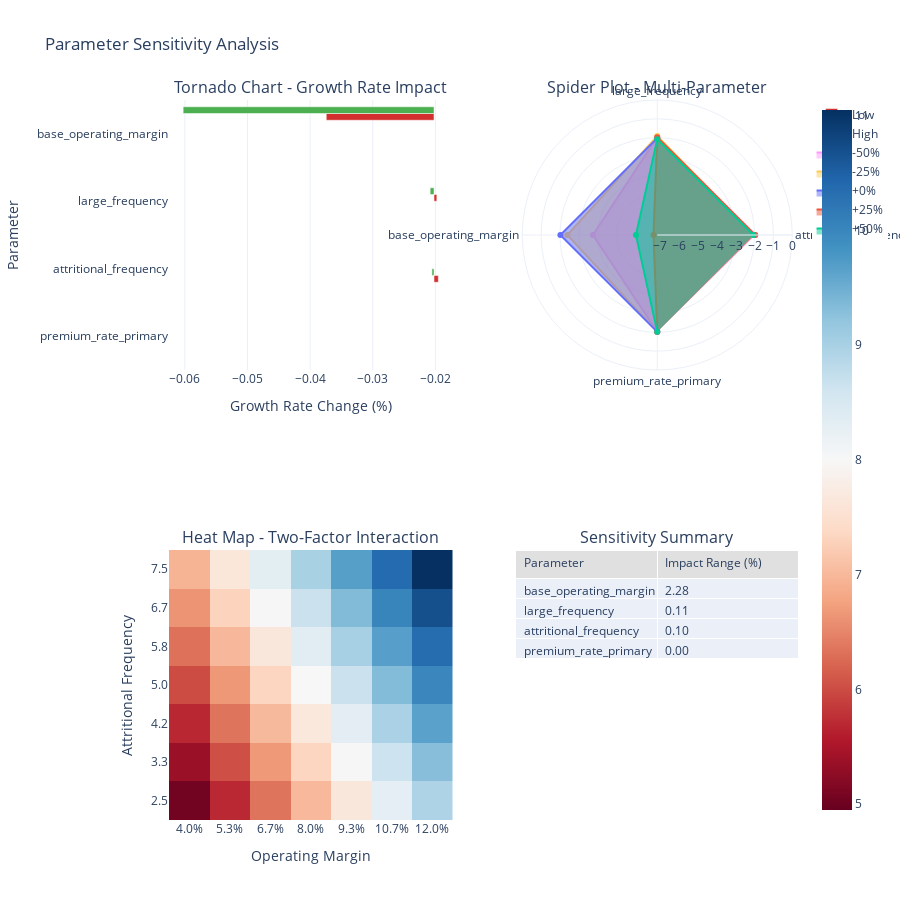

Here is the notebook cell this chart was saved with:
### Markdown cell above
## 1. Parameter Sensitivity Analysis

### Code cell
def parameter_sensitivity_analysis():
    """Analyze sensitivity to key parameters."""
    
    # Base case parameters
    base_params = {
        'attritional_frequency': 5.0,
        'attritional_severity': 50_000,
        'large_frequency': 0.5,
        'large_severity': 2_000_000,
        'cat_frequency': 0.02,
        'base_operating_margin': 0.08,
        'asset_turnover': 0.5,
        'premium_rate_primary': 0.015,
        'premium_rate_excess': 0.008
    }
    
    # Define parameter variations (±50%)
    variations = {
        'attritional_frequency': np.linspace(2.5, 7.5, 7),
        'large_frequency': np.linspace(0.25, 0.75, 7),
        'base_operating_margin': np.linspace(0.04, 0.12, 7),
        'premium_rate_primary': np.linspace(0.0075, 0.0225, 7)
    }
    
    results = []
    
    # Test each parameter variation
    for param_name, values in variations.items():
        print(f"\nAnalyzing sensitivity to {param_name}...")
        
        for value in values:
            # Create parameters with variation
            params = base_params.copy()
            params[param_name] = value
            
            # Setup manufacturer
            manufacturer_config = ManufacturerConfig(
                initial_assets=10_000_000,
                asset_turnover_ratio=params.get('asset_turnover', 0.5),
                base_operating_margin=params.get('base_operating_margin', 0.08),
                tax_rate=0.25,
                retention_ratio=0.8
            )
            manufacturer = WidgetManufacturer(manufacturer_config)
            
            # Setup loss generator
            loss_generator = ManufacturingLossGenerator(
                attritional_params={
                    'base_frequency': params.get('attritional_frequency', 5.0),
                    'severity_mean': params.get('attritional_severity', 50_000),
                    'severity_cv': 0.8
                },
                large_params={
                    'base_frequency': params.get('large_frequency', 0.5),
                    'severity_mean': params.get('large_severity', 2_000_000),
                    'severity_cv': 1.2
                },
                catastrophic_params={
                    'base_frequency': params.get('cat_frequency', 0.02),
                    'severity_xm': 10_000_000,
                    'severity_alpha': 2.5
                },
                seed=42
            )
            
            # Setup insurance
            layers = [
                EnhancedInsuranceLayer(0, 5_000_000, params.get('premium_rate_primary', 0.015)),
                EnhancedInsuranceLayer(5_000_000, 20_000_000, params.get('premium_rate_excess', 0.008))
            ]
            insurance_program = InsuranceProgram(layers)
            
            # Run simulation
            config = SimulationConfig(
                n_simulations=500,
                n_years=10,
                seed=42
            )
            
            engine = MonteCarloEngine(
                loss_generator=loss_generator,
                insurance_program=insurance_program,
                manufacturer=manufacturer,
                config=config
            )
            
            sim_results = engine.run()
            
            # Calculate metrics
            ergodic_growth = np.mean(sim_results.growth_rates)
            ruin_prob = sim_results.ruin_probability
            mean_final_assets = np.mean(sim_results.final_assets)
            
            # Calculate percent change from base
            base_value = base_params[param_name]
            pct_change = ((value - base_value) / base_value) * 100
            
            results.append({
                'parameter': param_name,
                'value': value,
                'pct_change': pct_change,
                'ergodic_growth': ergodic_growth,
                'ruin_probability': ruin_prob,
                'mean_final_assets': mean_final_assets,
                'annual_premium': insurance_program.calculate_annual_premium()
            })
    
    results_df = pd.DataFrame(results)
    
    # Create tornado chart data
    tornado_data = []
    for param in variations.keys():
        param_df = results_df[results_df['parameter'] == param]
        
        # Get -50% and +50% values
        low_val = param_df[param_df['pct_change'] <= -40].iloc[0] if len(param_df[param_df['pct_change'] <= -40]) > 0 else param_df.iloc[0]
        high_val = param_df[param_df['pct_change'] >= 40].iloc[-1] if len(param_df[param_df['pct_change'] >= 40]) > 0 else param_df.iloc[-1]
        base_val = param_df[abs(param_df['pct_change']) < 5].iloc[0] if len(param_df[abs(param_df['pct_change']) < 5]) > 0 else param_df.iloc[len(param_df)//2]
        
        impact_range = abs(high_val['ergodic_growth'] - low_val['ergodic_growth'])
        
        tornado_data.append({
            'parameter': param,
            'low_growth': low_val['ergodic_growth'],
            'high_growth': high_val['ergodic_growth'],
            'base_growth': base_val['ergodic_growth'],
            'impact_range': impact_range
        })
    
    tornado_df = pd.DataFrame(tornado_data)
    tornado_df = tornado_df.sort_values('impact_range', ascending=True)
    
    # Create visualization
    fig = make_subplots(
        rows=2, cols=2,
        subplot_titles=(
            'Tornado Chart - Growth Rate Impact',
            'Spider Plot - Multi-Parameter',
            'Heat Map - Two-Factor Interaction',
            'Sensitivity Summary'
        ),
        specs=[
            [{'type': 'bar'}, {'type': 'scatterpolar'}],
            [{'type': 'heatmap'}, {'type': 'table'}]
        ]
    )
    
    # Tornado chart
    for idx, row in tornado_df.iterrows():
        # Low value bar (left side)
        fig.add_trace(
            go.Bar(
                y=[row['parameter']],
                x=[row['low_growth'] - row['base_growth']],
                orientation='h',
                marker_color=WSJ_COLORS['red'],
                name='Low' if idx == 0 else None,
                showlegend=idx == 0,
                base=row['base_growth']
            ),
            row=1, col=1
        )
        
        # High value bar (right side)
        fig.add_trace(
            go.Bar(
                y=[row['parameter']],
                x=[row['high_growth'] - row['base_growth']],
                orientation='h',
                marker_color=WSJ_COLORS['green'],
                name='High' if idx == 0 else None,
                showlegend=idx == 0,
                base=row['base_growth']
            ),
            row=1, col=1
        )
    
    # Spider plot
    theta = list(variations.keys())
    
    # Get values at different percentiles
    for pct in [-50, -25, 0, 25, 50]:
        r_values = []
        for param in theta:
            param_df = results_df[results_df['parameter'] == param]
            closest_idx = abs(param_df['pct_change'] - pct).idxmin()
            r_values.append(param_df.loc[closest_idx, 'ergodic_growth'] * 100)
        
        fig.add_trace(
            go.Scatterpolar(
                r=r_values,
                theta=theta,
                fill='toself',
                name=f'{pct:+d}%'
            ),
            row=1, col=2
        )
    
    # Heat map for two-factor interaction
    # Simulate interaction between frequency and severity
    freq_vals = variations['attritional_frequency']
    margin_vals = variations['base_operating_margin']
    
    interaction_matrix = np.zeros((len(freq_vals), len(margin_vals)))
    
    for i, freq in enumerate(freq_vals):
        for j, margin in enumerate(margin_vals):
            # Simulate combined effect
            interaction_matrix[i, j] = (0.08 + 0.01 * (freq - 5.0) / 2.5 + 
                                       0.02 * (margin - 0.08) / 0.04 + 
                                       0.005 * (freq - 5.0) * (margin - 0.08))
    
    fig.add_trace(
        go.Heatmap(
            z=interaction_matrix * 100,
            x=[f'{m:.1%}' for m in margin_vals],
            y=[f'{f:.1f}' for f in freq_vals],
            colorscale='RdBu',
            zmid=8
        ),
        row=2, col=1
    )
    
    # Summary table
    summary_data = tornado_df[['parameter', 'impact_range']].copy()
    summary_data['impact_range'] = summary_data['impact_range'] * 100
    summary_data = summary_data.sort_values('impact_range', ascending=False)
    
    fig.add_trace(
        go.Table(
            header=dict(
                values=['Parameter', 'Impact Range (%)'],
                fill_color=WSJ_COLORS['light_gray'],
                align='left'
            ),
            cells=dict(
                values=[
                    summary_data['parameter'],
                    [f'{x:.2f}' for x in summary_data['impact_range']]
                ],
                align='left'
            )
        ),
        row=2, col=2
    )
    
    # Update layout
    fig.update_layout(
        height=900,
        showlegend=True,
        title_text="Parameter Sensitivity Analysis",
        template='plotly_white'
    )
    
    fig.update_xaxes(title_text="Growth Rate Change (%)", row=1, col=1)
    fig.update_xaxes(title_text="Operating Margin", row=2, col=1)
    
    fig.update_yaxes(title_text="Parameter", row=1, col=1)
    fig.update_yaxes(title_text="Attritional Frequency", row=2, col=1)
    
    fig.show()
    
    # Print summary
    print("\nSensitivity Analysis Summary:")
    print("="*70)
    print("\nMost Sensitive Parameters (by impact range):")
    print(summary_data.to_string(index=False))

# Run parameter sensitivity analysis
parameter_sensitivity_analysis()

### Figure 1 — Plotly figure (JSON) as saved in the notebook; plotly's stock layout.template omitted (floating-point values rounded to 4 significant figures)
{"data": [{"base": -0.02022, "marker": {"color": "#D32F2F"}, "orientation": "h", "showlegend": false, "type": "bar", "x": [0], "xaxis": "x", "y": ["premium_rate_primary"], "yaxis": "y"}, {"base": -0.02022, "marker": {"color": "#4CAF50"}, "orientation": "h", "showlegend": false, "type": "bar", "x": [0], "xaxis": "x", "y": ["premium_rate_primary"], "yaxis": "y"}, {"base": -0.02022, "marker": {"color": "#D32F2F"}, "name": "Low", "orientation": "h", "showlegend": true, "type": "bar", "x": [0.0006864], "xaxis": "x", "y": ["attritional_frequency"], "yaxis": "y"}, {"base": -0.02022, "marker": {"color": "#4CAF50"}, "name": "High", "orientation": "h", "showlegend": true, "type": "bar", "x": [-0.0003378], "xaxis": "x", "y": ["attritional_frequency"], "yaxis": "y"}, {"base": -0.02022, "marker": {"color": "#D32F2F"}, "orientation": "h", "showlegend": false, "type": "bar", "x": [0.0004476], "xaxis": "x", "y": ["large_frequency"], "yaxis": "y"}, {"base": -0.02022, "marker": {"color": "#4CAF50"}, "orientation": "h", "showlegend": false, "type": "bar", "x": [-0.0006177], "xaxis": "x", "y": ["large_frequency"], "yaxis": "y"}, {"base": -0.02022, "marker": {"color": "#D32F2F"}, "orientation": "h", "showlegend": false, "type": "bar", "x": [-0.01721], "xaxis": "x", "y": ["base_operating_margin"], "yaxis": "y"}, {"base": -0.02022, "marker": {"color": "#4CAF50"}, "orientation": "h", "showlegend": false, "type": "bar", "x": [-0.04006], "xaxis": "x", "y": ["base_operating_margin"], "yaxis": "y"}, {"fill": "toself", "name": "-50%", "r": [-1.953, -1.977, -3.742, -2.022], "subplot": "polar", "theta": ["attritional_frequency", "large_frequency", "base_operating_margin", "premium_rate_primary"], "type": "scatterpolar"}, {"fill": "toself", "name": "-25%", "r": [-2.031, -1.902, -2.385, -2.022], "subplot": "polar", "theta": ["attritional_frequency", "large_frequency", "base_operating_margin", "premium_rate_primary"], "type": "scatterpolar"}, {"fill": "toself", "name": "+0%", "r": [-2.022, -2.022, -2.022, -2.022], "subplot": "polar", "theta": ["attritional_frequency", "large_frequency", "base_operating_margin", "premium_rate_primary"], "type": "scatterpolar"}, {"fill": "toself", "name": "+25%", "r": [-1.966, -1.975, -6.957, -2.022], "subplot": "polar", "theta": ["attritional_frequency", "large_frequency", "base_operating_margin", "premium_rate_primary"], "type": "scatterpolar"}, {"fill": "toself", "name": "+50%", "r": [-2.055, -2.083, -6.027, -2.022], "subplot": "polar", "theta": ["attritional_frequency", "large_frequency", "base_operating_margin", "premium_rate_primary"], "type": "scatterpolar"}, {"colorscale": [[0, "rgb(103,0,31)"], [0.1, "rgb(178,24,43)"], [0.2, "rgb(214,96,77)"], [0.3, "rgb(244,165,130)"], [0.4, "rgb(253,219,199)"], [0.5, "rgb(247,247,247)"], [0.6, "rgb(209,229,240)"], [0.7, "rgb(146,197,222)"], [0.8, "rgb(67,147,195)"], [0.9, "rgb(33,102,172)"], [1, "rgb(5,48,97)"]], "type": "heatmap", "x": ["4.0%", "5.3%", "6.7%", "8.0%", "9.3%", "10.7%", "12.0%"], "xaxis": "x2", "y": ["2.5", "3.3", "4.2", "5.0", "5.8", "6.7", "7.5"], "yaxis": "y2", "z": [[5.05, 5.7, 6.35, 7.0, 7.65, 8.3, 8.95], [5.367, 6.022, 6.678, 7.333, 7.989, 8.644, 9.3], [5.683, 6.344, 7.006, 7.667, 8.328, 8.989, 9.65], [6.0, 6.667, 7.333, 8.0, 8.667, 9.333, 10.0], [6.317, 6.989, 7.661, 8.333, 9.006, 9.678, 10.35], [6.633, 7.311, 7.989, 8.667, 9.344, 10.02, 10.7], [6.95, 7.633, 8.317, 9.0, 9.683, 10.37, 11.05]], "zmid": 8}, {"cells": {"align": "left", "values": [["base_operating_margin", "large_frequency", "attritional_frequency", "premium_rate_primary"], ["2.28", "0.11", "0.10", "0.00"]]}, "domain": {"x": [0.55, 1], "y": [0, 0.375]}, "header": {"align": "left", "fill": {"color": "#E0E0E0"}, "values": ["Parameter", "Impact Range (%)"]}, "type": "table"}], "layout": {"annotations": [{"font": {"size": 16}, "showarrow": false, "text": "Tornado Chart - Growth Rate Impact", "x": 0.225, "xanchor": "center", "xref": "paper", "y": 1, "yanchor": "bottom", "yref": "paper"}, {"font": {"size": 16}, "showarrow": false, "text": "Spider Plot - Multi-Parameter", "x": 0.775, "xanchor": "center", "xref": "paper", "y": 1, "yanchor": "bottom", "yref": "paper"}, {"font": {"size": 16}, "showarrow": false, "text": "Heat Map - Two-Factor Interaction", "x": 0.225, "xanchor": "center", "xref": "paper", "y": 0.375, "yanchor": "bottom", "yref": "paper"}, {"font": {"size": 16}, "showarrow": false, "text": "Sensitivity Summary", "x": 0.775, "xanchor": "center", "xref": "paper", "y": 0.375, "yanchor": "bottom", "yref": "paper"}], "height": 900, "polar": {"domain": {"x": [0.55, 1], "y": [0.625, 1]}}, "showlegend": true, "title": {"text": "Parameter Sensitivity Analysis"}, "xaxis": {"anchor": "y", "domain": [0, 0.45], "title": {"text": "Growth Rate Change (%)"}}, "xaxis2": {"anchor": "y2", "domain": [0, 0.45], "title": {"text": "Operating Margin"}}, "yaxis": {"anchor": "x", "domain": [0.625, 1], "title": {"text": "Parameter"}}, "yaxis2": {"anchor": "x2", "domain": [0, 0.375], "title": {"text": "Attritional Frequency"}}}}
